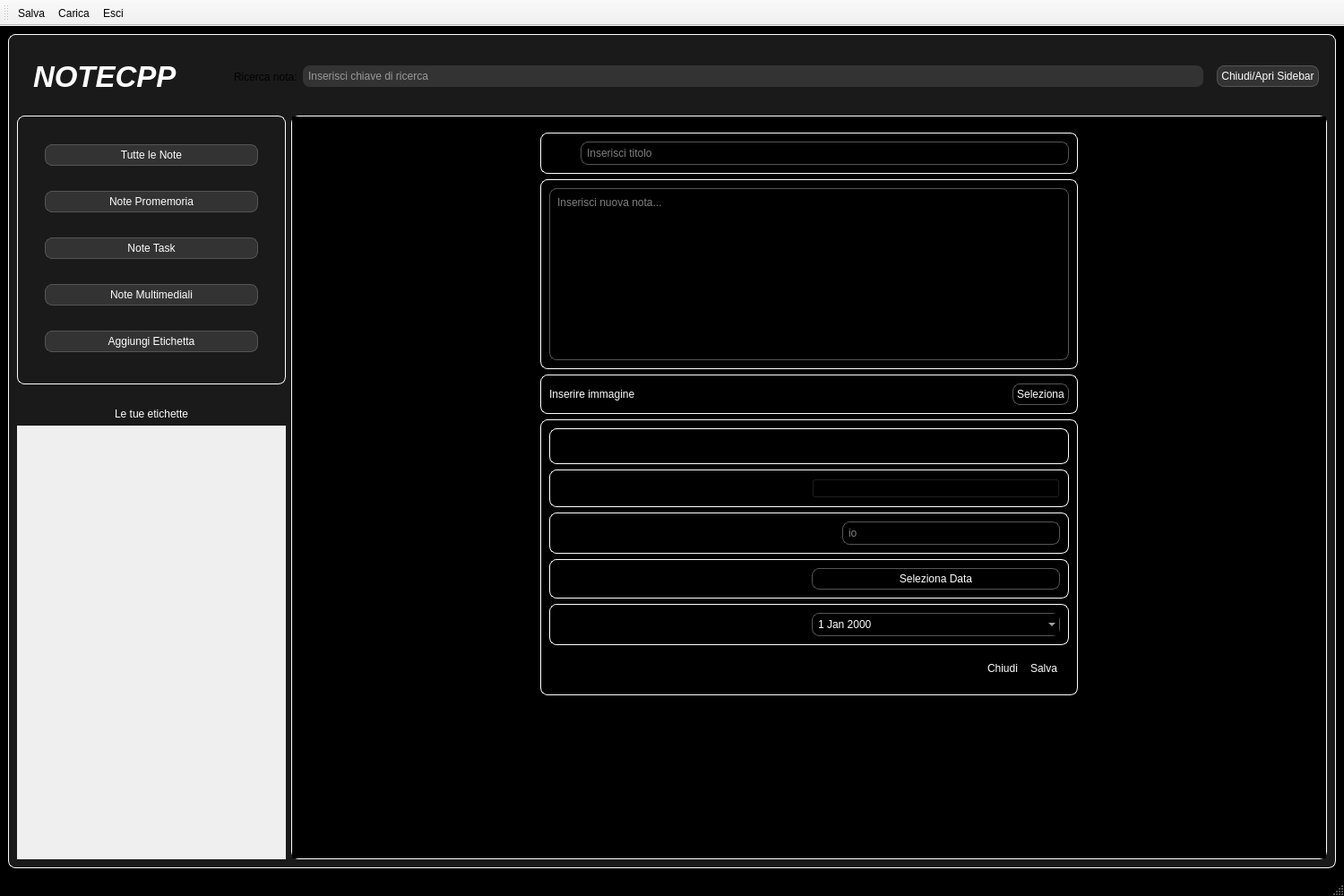
<?xml version="1.0" encoding="UTF-8"?>
<ui version="4.0">
 <class>MainWindow</class>
 <widget class="QMainWindow" name="MainWindow">
  <property name="geometry">
   <rect>
    <x>0</x>
    <y>0</y>
    <width>1500</width>
    <height>1000</height>
   </rect>
  </property>
  <property name="windowTitle">
   <string>MainWindow</string>
  </property>
  <property name="styleSheet">
   <string notr="true">/* Sfondo nero per tutta l'applicazione */
QMainWindow, QWidget#page_2 {
    background-color: #000000;
    color: #ffffff; /* Testo bianco di default */
}

/* Regola per i Frame con bordi bianchi arrotondati */
QFrame {
    border: 1px solid #ffffff;
    border-radius: 8px;
    background-color: #1a1a1a; /* Un grigio scurissimo per dare profondità */
    padding: 0px;
}

/* Eccezione: non vogliamo bordi bianchi attorno ai bottoni o agli input */
QPushButton, QLineEdit, QTextEdit, QDateTimeEdit {
    border: 1px solid #555555;
    border-radius: 8px;
    background-color: #333333;
    color: white;
    padding: 4px;
}

QLabel{
    border: 0px;
}

/* Effetto al passaggio del mouse sui bottoni */
QPushButton:hover {
    background-color: #444444;
    border: 1px solid #00aaff; /* Un tocco di azzurro al passaggio */
}</string>
  </property>
  <property name="toolButtonStyle">
   <enum>Qt::ToolButtonStyle::ToolButtonTextBesideIcon</enum>
  </property>
  <widget class="QWidget" name="centralwidget">
   <layout class="QVBoxLayout" name="verticalLayout">
    <item>
     <widget class="QStackedWidget" name="stackedWidget">
      <property name="styleSheet">
       <string notr="true"/>
      </property>
      <property name="currentIndex">
       <number>0</number>
      </property>
      <widget class="QWidget" name="page">
       <layout class="QVBoxLayout" name="verticalLayout_9">
        <item>
         <widget class="QFrame" name="frame_2">
          <property name="minimumSize">
           <size>
            <width>0</width>
            <height>75</height>
           </size>
          </property>
          <property name="maximumSize">
           <size>
            <width>16777215</width>
            <height>100</height>
           </size>
          </property>
          <property name="styleSheet">
           <string notr="true">#frame_2 {
border: none;
}</string>
          </property>
          <property name="frameShape">
           <enum>QFrame::Shape::StyledPanel</enum>
          </property>
          <property name="frameShadow">
           <enum>QFrame::Shadow::Raised</enum>
          </property>
          <layout class="QHBoxLayout" name="horizontalLayout_3">
           <item>
            <widget class="QFrame" name="frame_6">
             <property name="minimumSize">
              <size>
               <width>100</width>
               <height>0</height>
              </size>
             </property>
             <property name="styleSheet">
              <string notr="true">border: none;</string>
             </property>
             <property name="frameShape">
              <enum>QFrame::Shape::StyledPanel</enum>
             </property>
             <property name="frameShadow">
              <enum>QFrame::Shadow::Raised</enum>
             </property>
             <layout class="QHBoxLayout" name="horizontalLayout_11">
              <item>
               <widget class="QLabel" name="labelLogo">
                <property name="minimumSize">
                 <size>
                  <width>200</width>
                  <height>0</height>
                 </size>
                </property>
                <property name="font">
                 <font>
                  <family>Segoe UI</family>
                  <pointsize>25</pointsize>
                  <italic>true</italic>
                  <bold>true</bold>
                 </font>
                </property>
                <property name="styleSheet">
                 <string notr="true">#labelLogo {
    /* Colore del testo (puoi usare un gradiente o un colore solido) */
    color: #ffffff; 
    
    /* Font: usane uno bold e moderno */
    font-family: &quot;Segoe UI&quot;, &quot;Arial&quot;, sans-serif;
    font-weight: bold;
    font-style: italic;
    
    /* Allineamento */
    qproperty-alignment: 'AlignCenter';
    
    /* Sfondo (opzionale, se vuoi un tocco di colore dietro) */
    background-color: transparent;
    
    /* Rimuove eventuali bordi ereditati dal resto dell'app */
    border: none;
    padding: 0px;
}</string>
                </property>
                <property name="text">
                 <string>NOTECPP</string>
                </property>
               </widget>
              </item>
             </layout>
            </widget>
           </item>
           <item>
            <widget class="QFrame" name="frame_7">
             <property name="minimumSize">
              <size>
               <width>100</width>
               <height>0</height>
              </size>
             </property>
             <property name="styleSheet">
              <string notr="true">border: none;</string>
             </property>
             <property name="frameShape">
              <enum>QFrame::Shape::StyledPanel</enum>
             </property>
             <property name="frameShadow">
              <enum>QFrame::Shadow::Raised</enum>
             </property>
             <layout class="QHBoxLayout" name="horizontalLayout_12">
              <item>
               <widget class="QLabel" name="searchLabel">
                <property name="text">
                 <string>Ricerca nota:</string>
                </property>
               </widget>
              </item>
              <item>
               <widget class="QLineEdit" name="lineSearch">
                <property name="placeholderText">
                 <string>Inserisci chiave di ricerca</string>
                </property>
               </widget>
              </item>
             </layout>
            </widget>
           </item>
           <item>
            <widget class="QPushButton" name="pushButton_5">
             <property name="text">
              <string>Chiudi/Apri Sidebar</string>
             </property>
            </widget>
           </item>
          </layout>
         </widget>
        </item>
        <item>
         <widget class="QFrame" name="frame">
          <property name="styleSheet">
           <string notr="true">#frame {
border: none;
}</string>
          </property>
          <property name="frameShape">
           <enum>QFrame::Shape::StyledPanel</enum>
          </property>
          <property name="frameShadow">
           <enum>QFrame::Shadow::Raised</enum>
          </property>
          <layout class="QHBoxLayout" name="horizontalLayout_2">
           <property name="leftMargin">
            <number>0</number>
           </property>
           <property name="topMargin">
            <number>0</number>
           </property>
           <property name="rightMargin">
            <number>0</number>
           </property>
           <property name="bottomMargin">
            <number>0</number>
           </property>
           <item>
            <widget class="QFrame" name="frameSideBar">
             <property name="minimumSize">
              <size>
               <width>200</width>
               <height>0</height>
              </size>
             </property>
             <property name="maximumSize">
              <size>
               <width>300</width>
               <height>16777215</height>
              </size>
             </property>
             <property name="styleSheet">
              <string notr="true">#frameSideBar {
border: none;
}</string>
             </property>
             <property name="frameShape">
              <enum>QFrame::Shape::StyledPanel</enum>
             </property>
             <property name="frameShadow">
              <enum>QFrame::Shadow::Raised</enum>
             </property>
             <layout class="QVBoxLayout" name="verticalLayout_2">
              <property name="leftMargin">
               <number>0</number>
              </property>
              <property name="topMargin">
               <number>0</number>
              </property>
              <property name="rightMargin">
               <number>0</number>
              </property>
              <property name="bottomMargin">
               <number>0</number>
              </property>
              <item>
               <widget class="QFrame" name="frame_4">
                <property name="minimumSize">
                 <size>
                  <width>0</width>
                  <height>300</height>
                 </size>
                </property>
                <property name="frameShape">
                 <enum>QFrame::Shape::StyledPanel</enum>
                </property>
                <property name="frameShadow">
                 <enum>QFrame::Shadow::Raised</enum>
                </property>
                <layout class="QVBoxLayout" name="verticalLayout_3">
                 <property name="leftMargin">
                  <number>30</number>
                 </property>
                 <property name="rightMargin">
                  <number>30</number>
                 </property>
                 <item>
                  <widget class="QPushButton" name="buttonNote">
                   <property name="text">
                    <string>Tutte le Note</string>
                   </property>
                  </widget>
                 </item>
                 <item>
                  <widget class="QPushButton" name="buttonPromemoria">
                   <property name="text">
                    <string>Note Promemoria</string>
                   </property>
                  </widget>
                 </item>
                 <item>
                  <widget class="QPushButton" name="buttonTask">
                   <property name="text">
                    <string>Note Task</string>
                   </property>
                  </widget>
                 </item>
                 <item>
                  <widget class="QPushButton" name="buttonMultimediali">
                   <property name="text">
                    <string>Note Multimediali</string>
                   </property>
                  </widget>
                 </item>
                 <item>
                  <widget class="QPushButton" name="buttonEtichetteAdd">
                   <property name="text">
                    <string>Aggiungi Etichetta</string>
                   </property>
                  </widget>
                 </item>
                </layout>
               </widget>
              </item>
              <item>
               <widget class="QLabel" name="label_9">
                <property name="text">
                 <string/>
                </property>
               </widget>
              </item>
              <item>
               <widget class="QLabel" name="label_8">
                <property name="styleSheet">
                 <string notr="true">color: white;</string>
                </property>
                <property name="text">
                 <string>Le tue etichette</string>
                </property>
                <property name="alignment">
                 <set>Qt::AlignmentFlag::AlignCenter</set>
                </property>
               </widget>
              </item>
              <item>
               <widget class="QScrollArea" name="frameLabel">
                <property name="styleSheet">
                 <string notr="true">#frameLabel{
border: none;
}</string>
                </property>
                <property name="widgetResizable">
                 <bool>true</bool>
                </property>
                <widget class="QWidget" name="scrollAreaWidgetContents_2">
                 <property name="geometry">
                  <rect>
                   <x>0</x>
                   <y>0</y>
                   <width>300</width>
                   <height>441</height>
                  </rect>
                 </property>
                 <layout class="QVBoxLayout" name="verticalLayout_8">
                  <item>
                   <spacer name="verticalSpacer_2">
                    <property name="orientation">
                     <enum>Qt::Orientation::Vertical</enum>
                    </property>
                    <property name="sizeHint" stdset="0">
                     <size>
                      <width>20</width>
                      <height>404</height>
                     </size>
                    </property>
                   </spacer>
                  </item>
                 </layout>
                </widget>
               </widget>
              </item>
             </layout>
            </widget>
           </item>
           <item>
            <widget class="QFrame" name="frame_5">
             <property name="styleSheet">
              <string notr="true">#frame_5 {
border:none;
}</string>
             </property>
             <property name="frameShape">
              <enum>QFrame::Shape::StyledPanel</enum>
             </property>
             <property name="frameShadow">
              <enum>QFrame::Shadow::Raised</enum>
             </property>
             <layout class="QVBoxLayout" name="verticalLayout_4">
              <property name="leftMargin">
               <number>0</number>
              </property>
              <property name="topMargin">
               <number>0</number>
              </property>
              <property name="rightMargin">
               <number>0</number>
              </property>
              <property name="bottomMargin">
               <number>0</number>
              </property>
              <item>
               <widget class="QScrollArea" name="scrollArea">
                <property name="styleSheet">
                 <string notr="true">    background-color: #000000;
</string>
                </property>
                <property name="widgetResizable">
                 <bool>true</bool>
                </property>
                <widget class="QWidget" name="scrollAreaWidgetContents">
                 <property name="geometry">
                  <rect>
                   <x>0</x>
                   <y>0</y>
                   <width>1154</width>
                   <height>793</height>
                  </rect>
                 </property>
                 <layout class="QVBoxLayout" name="verticalLayout_5">
                  <item>
                   <widget class="QFrame" name="frameInputWrapper">
                    <property name="styleSheet">
                     <string notr="true">#frameInputWrapper {
border: null;
}</string>
                    </property>
                    <property name="frameShape">
                     <enum>QFrame::Shape::StyledPanel</enum>
                    </property>
                    <property name="frameShadow">
                     <enum>QFrame::Shadow::Raised</enum>
                    </property>
                    <layout class="QHBoxLayout" name="horizontalLayout">
                     <item>
                      <spacer name="horizontalSpacer">
                       <property name="orientation">
                        <enum>Qt::Orientation::Horizontal</enum>
                       </property>
                       <property name="sizeHint" stdset="0">
                        <size>
                         <width>189</width>
                         <height>20</height>
                        </size>
                       </property>
                      </spacer>
                     </item>
                     <item>
                      <widget class="QFrame" name="frameCardBox">
                       <property name="minimumSize">
                        <size>
                         <width>600</width>
                         <height>0</height>
                        </size>
                       </property>
                       <property name="styleSheet">
                        <string notr="true">#frameCardBox {
border: none;
}</string>
                       </property>
                       <property name="frameShape">
                        <enum>QFrame::Shape::StyledPanel</enum>
                       </property>
                       <property name="frameShadow">
                        <enum>QFrame::Shadow::Raised</enum>
                       </property>
                       <layout class="QVBoxLayout" name="verticalLayout_7">
                        <property name="leftMargin">
                         <number>0</number>
                        </property>
                        <property name="topMargin">
                         <number>0</number>
                        </property>
                        <property name="rightMargin">
                         <number>0</number>
                        </property>
                        <property name="bottomMargin">
                         <number>0</number>
                        </property>
                        <item>
                         <widget class="QFrame" name="frameTitolo">
                          <property name="maximumSize">
                           <size>
                            <width>16777215</width>
                            <height>50</height>
                           </size>
                          </property>
                          <property name="frameShape">
                           <enum>QFrame::Shape::StyledPanel</enum>
                          </property>
                          <property name="frameShadow">
                           <enum>QFrame::Shadow::Raised</enum>
                          </property>
                          <layout class="QHBoxLayout" name="horizontalLayout_8">
                           <item>
                            <widget class="QLabel" name="label_7">
                             <property name="text">
                              <string>Titolo</string>
                             </property>
                            </widget>
                           </item>
                           <item>
                            <widget class="QLineEdit" name="lineTitolo">
                             <property name="text">
                              <string/>
                             </property>
                             <property name="placeholderText">
                              <string>Inserisci titolo</string>
                             </property>
                            </widget>
                           </item>
                          </layout>
                         </widget>
                        </item>
                        <item>
                         <widget class="QFrame" name="frameInput1">
                          <property name="minimumSize">
                           <size>
                            <width>0</width>
                            <height>20</height>
                           </size>
                          </property>
                          <property name="maximumSize">
                           <size>
                            <width>16777215</width>
                            <height>16777215</height>
                           </size>
                          </property>
                          <property name="frameShape">
                           <enum>QFrame::Shape::StyledPanel</enum>
                          </property>
                          <property name="frameShadow">
                           <enum>QFrame::Shadow::Raised</enum>
                          </property>
                          <layout class="QHBoxLayout" name="horizontalLayout_4">
                           <property name="sizeConstraint">
                            <enum>QLayout::SizeConstraint::SetMinAndMaxSize</enum>
                           </property>
                           <item>
                            <widget class="QTextEdit" name="boxTesto">
                             <property name="sizePolicy">
                              <sizepolicy hsizetype="Expanding" vsizetype="Preferred">
                               <horstretch>0</horstretch>
                               <verstretch>0</verstretch>
                              </sizepolicy>
                             </property>
                             <property name="minimumSize">
                              <size>
                               <width>0</width>
                               <height>40</height>
                              </size>
                             </property>
                             <property name="placeholderText">
                              <string>Inserisci nuova nota...</string>
                             </property>
                            </widget>
                           </item>
                          </layout>
                         </widget>
                        </item>
                        <item>
                         <widget class="QFrame" name="frameImmagine">
                          <property name="frameShape">
                           <enum>QFrame::Shape::StyledPanel</enum>
                          </property>
                          <property name="frameShadow">
                           <enum>QFrame::Shadow::Raised</enum>
                          </property>
                          <layout class="QHBoxLayout" name="horizontalLayout_7">
                           <item>
                            <widget class="QLabel" name="labelImmagine">
                             <property name="styleSheet">
                              <string notr="true">color:white;
</string>
                             </property>
                             <property name="text">
                              <string>Inserire immagine</string>
                             </property>
                            </widget>
                           </item>
                           <item>
                            <spacer name="horizontalSpacer_4">
                             <property name="orientation">
                              <enum>Qt::Orientation::Horizontal</enum>
                             </property>
                             <property name="sizeHint" stdset="0">
                              <size>
                               <width>40</width>
                               <height>20</height>
                              </size>
                             </property>
                            </spacer>
                           </item>
                           <item>
                            <widget class="QPushButton" name="buttonImmagine">
                             <property name="text">
                              <string>Seleziona</string>
                             </property>
                            </widget>
                           </item>
                          </layout>
                         </widget>
                        </item>
                        <item>
                         <widget class="QFrame" name="frameInput2">
                          <property name="frameShape">
                           <enum>QFrame::Shape::StyledPanel</enum>
                          </property>
                          <property name="frameShadow">
                           <enum>QFrame::Shadow::Raised</enum>
                          </property>
                          <layout class="QVBoxLayout" name="verticalLayout_6">
                           <item>
                            <widget class="QFrame" name="frameTask">
                             <property name="frameShape">
                              <enum>QFrame::Shape::StyledPanel</enum>
                             </property>
                             <property name="frameShadow">
                              <enum>QFrame::Shadow::Raised</enum>
                             </property>
                             <layout class="QHBoxLayout" name="horizontalLayout_16">
                              <item>
                               <widget class="QLabel" name="label">
                                <property name="text">
                                 <string>Aggiungi nota come task</string>
                                </property>
                               </widget>
                              </item>
                              <item>
                               <spacer name="horizontalSpacer_6">
                                <property name="orientation">
                                 <enum>Qt::Orientation::Horizontal</enum>
                                </property>
                                <property name="sizeHint" stdset="0">
                                 <size>
                                  <width>40</width>
                                  <height>20</height>
                                 </size>
                                </property>
                               </spacer>
                              </item>
                              <item>
                               <widget class="QCheckBox" name="checkTask">
                                <property name="text">
                                 <string>Seleziona</string>
                                </property>
                               </widget>
                              </item>
                             </layout>
                            </widget>
                           </item>
                           <item>
                            <widget class="QFrame" name="frameEtichetta">
                             <property name="frameShape">
                              <enum>QFrame::Shape::StyledPanel</enum>
                             </property>
                             <property name="frameShadow">
                              <enum>QFrame::Shadow::Raised</enum>
                             </property>
                             <layout class="QHBoxLayout" name="horizontalLayout_9">
                              <item>
                               <widget class="QLabel" name="label_6">
                                <property name="text">
                                 <string>etichetta</string>
                                </property>
                               </widget>
                              </item>
                              <item>
                               <widget class="QComboBox" name="comboBox"/>
                              </item>
                             </layout>
                            </widget>
                           </item>
                           <item>
                            <widget class="QFrame" name="frameAsegnatore">
                             <property name="frameShape">
                              <enum>QFrame::Shape::StyledPanel</enum>
                             </property>
                             <property name="frameShadow">
                              <enum>QFrame::Shadow::Raised</enum>
                             </property>
                             <layout class="QHBoxLayout" name="horizontalLayout_5">
                              <item>
                               <widget class="QLabel" name="label_3">
                                <property name="text">
                                 <string>assegnatore</string>
                                </property>
                               </widget>
                              </item>
                              <item>
                               <spacer name="horizontalSpacer_3">
                                <property name="orientation">
                                 <enum>Qt::Orientation::Horizontal</enum>
                                </property>
                                <property name="sizeHint" stdset="0">
                                 <size>
                                  <width>40</width>
                                  <height>20</height>
                                 </size>
                                </property>
                               </spacer>
                              </item>
                              <item>
                               <widget class="QLineEdit" name="lineAssegnatore">
                                <property name="text">
                                 <string/>
                                </property>
                                <property name="placeholderText">
                                 <string>io</string>
                                </property>
                               </widget>
                              </item>
                             </layout>
                            </widget>
                           </item>
                           <item>
                            <widget class="QFrame" name="frameButtonScandenza">
                             <property name="styleSheet">
                              <string notr="true">#frameButtonScandenza {
border: none;
}</string>
                             </property>
                             <property name="frameShape">
                              <enum>QFrame::Shape::StyledPanel</enum>
                             </property>
                             <property name="frameShadow">
                              <enum>QFrame::Shadow::Raised</enum>
                             </property>
                             <layout class="QHBoxLayout" name="horizontalLayout_15">
                              <property name="spacing">
                               <number>0</number>
                              </property>
                              <property name="leftMargin">
                               <number>0</number>
                              </property>
                              <property name="topMargin">
                               <number>0</number>
                              </property>
                              <property name="rightMargin">
                               <number>0</number>
                              </property>
                              <property name="bottomMargin">
                               <number>0</number>
                              </property>
                              <item>
                               <widget class="QFrame" name="frameScadenza_2">
                                <property name="frameShape">
                                 <enum>QFrame::Shape::StyledPanel</enum>
                                </property>
                                <property name="frameShadow">
                                 <enum>QFrame::Shadow::Raised</enum>
                                </property>
                                <layout class="QHBoxLayout" name="horizontalLayout_14">
                                 <item>
                                  <widget class="QLabel" name="label_5">
                                   <property name="text">
                                    <string>Scadenza</string>
                                   </property>
                                  </widget>
                                 </item>
                                 <item>
                                  <widget class="QPushButton" name="buttonSetScadenza">
                                   <property name="text">
                                    <string>Seleziona Data</string>
                                   </property>
                                  </widget>
                                 </item>
                                </layout>
                               </widget>
                              </item>
                             </layout>
                            </widget>
                           </item>
                           <item>
                            <widget class="QFrame" name="frameScadenza">
                             <property name="frameShape">
                              <enum>QFrame::Shape::StyledPanel</enum>
                             </property>
                             <property name="frameShadow">
                              <enum>QFrame::Shadow::Raised</enum>
                             </property>
                             <layout class="QHBoxLayout" name="horizontalLayout_6">
                              <item>
                               <widget class="QLabel" name="label_4">
                                <property name="text">
                                 <string>Scadenza</string>
                                </property>
                               </widget>
                              </item>
                              <item>
                               <widget class="QDateEdit" name="dateEdit">
                                <property name="currentSection">
                                 <enum>QDateTimeEdit::Section::YearSection</enum>
                                </property>
                                <property name="calendarPopup">
                                 <bool>true</bool>
                                </property>
                                <property name="currentSectionIndex">
                                 <number>2</number>
                                </property>
                               </widget>
                              </item>
                             </layout>
                            </widget>
                           </item>
                           <item>
                            <widget class="QFrame" name="frameSetting">
                             <property name="styleSheet">
                              <string notr="true">border: null;</string>
                             </property>
                             <property name="frameShape">
                              <enum>QFrame::Shape::StyledPanel</enum>
                             </property>
                             <property name="frameShadow">
                              <enum>QFrame::Shadow::Raised</enum>
                             </property>
                             <layout class="QHBoxLayout" name="horizontalLayout_10">
                              <item>
                               <spacer name="horizontalSpacer_5">
                                <property name="orientation">
                                 <enum>Qt::Orientation::Horizontal</enum>
                                </property>
                                <property name="sizeHint" stdset="0">
                                 <size>
                                  <width>40</width>
                                  <height>20</height>
                                 </size>
                                </property>
                               </spacer>
                              </item>
                              <item>
                               <widget class="QPushButton" name="buttonClose">
                                <property name="text">
                                 <string>Chiudi</string>
                                </property>
                               </widget>
                              </item>
                              <item>
                               <widget class="QPushButton" name="buttonSalva">
                                <property name="text">
                                 <string>Salva</string>
                                </property>
                               </widget>
                              </item>
                             </layout>
                            </widget>
                           </item>
                          </layout>
                         </widget>
                        </item>
                       </layout>
                      </widget>
                     </item>
                     <item>
                      <spacer name="horizontalSpacer_2">
                       <property name="orientation">
                        <enum>Qt::Orientation::Horizontal</enum>
                       </property>
                       <property name="sizeHint" stdset="0">
                        <size>
                         <width>189</width>
                         <height>20</height>
                        </size>
                       </property>
                      </spacer>
                     </item>
                    </layout>
                   </widget>
                  </item>
                  <item>
                   <widget class="QFrame" name="frame_8">
                    <property name="styleSheet">
                     <string notr="true">#frame_8 {
border: none;
}</string>
                    </property>
                    <property name="frameShape">
                     <enum>QFrame::Shape::StyledPanel</enum>
                    </property>
                    <property name="frameShadow">
                     <enum>QFrame::Shadow::Raised</enum>
                    </property>
                    <layout class="QHBoxLayout" name="horizontalLayout_13">
                     <item>
                      <spacer name="horizontalSpacer_7">
                       <property name="orientation">
                        <enum>Qt::Orientation::Horizontal</enum>
                       </property>
                       <property name="sizeHint" stdset="0">
                        <size>
                         <width>40</width>
                         <height>20</height>
                        </size>
                       </property>
                      </spacer>
                     </item>
                     <item>
                      <layout class="QGridLayout" name="gridLayout">
                       <property name="spacing">
                        <number>10</number>
                       </property>
                      </layout>
                     </item>
                     <item>
                      <spacer name="horizontalSpacer_8">
                       <property name="orientation">
                        <enum>Qt::Orientation::Horizontal</enum>
                       </property>
                       <property name="sizeHint" stdset="0">
                        <size>
                         <width>40</width>
                         <height>20</height>
                        </size>
                       </property>
                      </spacer>
                     </item>
                    </layout>
                   </widget>
                  </item>
                  <item>
                   <spacer name="verticalSpacer">
                    <property name="orientation">
                     <enum>Qt::Orientation::Vertical</enum>
                    </property>
                    <property name="sizeHint" stdset="0">
                     <size>
                      <width>20</width>
                      <height>40</height>
                     </size>
                    </property>
                   </spacer>
                  </item>
                 </layout>
                </widget>
               </widget>
              </item>
             </layout>
            </widget>
           </item>
          </layout>
         </widget>
        </item>
       </layout>
      </widget>
      <widget class="QWidget" name="page_2">
       <layout class="QVBoxLayout" name="verticalLayout_12">
        <item>
         <widget class="QFrame" name="frame_9">
          <property name="styleSheet">
           <string notr="true">#frame_9{
border: none;
}</string>
          </property>
          <property name="frameShape">
           <enum>QFrame::Shape::StyledPanel</enum>
          </property>
          <property name="frameShadow">
           <enum>QFrame::Shadow::Raised</enum>
          </property>
          <layout class="QHBoxLayout" name="horizontalLayout_17">
           <item>
            <widget class="QFrame" name="frame_3">
             <property name="styleSheet">
              <string notr="true">#frame_3 {
background-image: url(&quot;:/res/logo.png&quot;);
    background-repeat: no-repeat;
    background-position: center;
    border: none;
    background-color: transparent;
}</string>
             </property>
             <property name="frameShape">
              <enum>QFrame::Shape::StyledPanel</enum>
             </property>
             <property name="frameShadow">
              <enum>QFrame::Shadow::Raised</enum>
             </property>
            </widget>
           </item>
           <item>
            <widget class="QFrame" name="frame_10">
             <property name="styleSheet">
              <string notr="true">#frame_10 {
border: none;
}</string>
             </property>
             <property name="frameShape">
              <enum>QFrame::Shape::StyledPanel</enum>
             </property>
             <property name="frameShadow">
              <enum>QFrame::Shadow::Raised</enum>
             </property>
             <layout class="QVBoxLayout" name="verticalLayout_10">
              <item>
               <spacer name="verticalSpacer_3">
                <property name="orientation">
                 <enum>Qt::Orientation::Vertical</enum>
                </property>
                <property name="sizeHint" stdset="0">
                 <size>
                  <width>20</width>
                  <height>179</height>
                 </size>
                </property>
               </spacer>
              </item>
              <item>
               <widget class="QFrame" name="frame_11">
                <property name="frameShape">
                 <enum>QFrame::Shape::StyledPanel</enum>
                </property>
                <property name="frameShadow">
                 <enum>QFrame::Shadow::Raised</enum>
                </property>
                <layout class="QVBoxLayout" name="verticalLayout_13">
                 <item>
                  <widget class="QFrame" name="frame_12">
                   <property name="styleSheet">
                    <string notr="true">border:none;</string>
                   </property>
                   <property name="frameShape">
                    <enum>QFrame::Shape::StyledPanel</enum>
                   </property>
                   <property name="frameShadow">
                    <enum>QFrame::Shadow::Raised</enum>
                   </property>
                   <layout class="QVBoxLayout" name="verticalLayout_11">
                    <item>
                     <widget class="QFrame" name="frame_13">
                      <property name="styleSheet">
                       <string notr="true">border: none;</string>
                      </property>
                      <property name="frameShape">
                       <enum>QFrame::Shape::StyledPanel</enum>
                      </property>
                      <property name="frameShadow">
                       <enum>QFrame::Shadow::Raised</enum>
                      </property>
                      <layout class="QHBoxLayout" name="horizontalLayout_18">
                       <item>
                        <widget class="QLabel" name="label_2">
                         <property name="font">
                          <font>
                           <pointsize>45</pointsize>
                          </font>
                         </property>
                         <property name="text">
                          <string>Benvenuto!</string>
                         </property>
                        </widget>
                       </item>
                      </layout>
                     </widget>
                    </item>
                    <item>
                     <widget class="QPushButton" name="buttonInizia">
                      <property name="text">
                       <string>Inizia</string>
                      </property>
                     </widget>
                    </item>
                    <item>
                     <widget class="QPushButton" name="buttonImporta">
                      <property name="text">
                       <string>Importa</string>
                      </property>
                     </widget>
                    </item>
                   </layout>
                  </widget>
                 </item>
                </layout>
               </widget>
              </item>
              <item>
               <spacer name="verticalSpacer_4">
                <property name="orientation">
                 <enum>Qt::Orientation::Vertical</enum>
                </property>
                <property name="sizeHint" stdset="0">
                 <size>
                  <width>20</width>
                  <height>179</height>
                 </size>
                </property>
               </spacer>
              </item>
             </layout>
            </widget>
           </item>
          </layout>
         </widget>
        </item>
       </layout>
      </widget>
     </widget>
    </item>
   </layout>
  </widget>
  <widget class="QMenuBar" name="menubar">
   <property name="geometry">
    <rect>
     <x>0</x>
     <y>0</y>
     <width>1500</width>
     <height>23</height>
    </rect>
   </property>
  </widget>
  <widget class="QStatusBar" name="statusbar"/>
  <widget class="QToolBar" name="toolBar">
   <property name="windowTitle">
    <string>toolBar</string>
   </property>
   <attribute name="toolBarArea">
    <enum>TopToolBarArea</enum>
   </attribute>
   <attribute name="toolBarBreak">
    <bool>false</bool>
   </attribute>
   <addaction name="actionSalva"/>
   <addaction name="actionCarica"/>
   <addaction name="actionEsci"/>
  </widget>
  <action name="actionSalva">
   <property name="checkable">
    <bool>true</bool>
   </property>
   <property name="icon">
    <iconset theme="QIcon::ThemeIcon::DocumentSave"/>
   </property>
   <property name="text">
    <string>Salva</string>
   </property>
   <property name="menuRole">
    <enum>QAction::MenuRole::NoRole</enum>
   </property>
  </action>
  <action name="actionCarica">
   <property name="icon">
    <iconset theme="QIcon::ThemeIcon::FolderOpen"/>
   </property>
   <property name="text">
    <string>Carica</string>
   </property>
   <property name="menuRole">
    <enum>QAction::MenuRole::NoRole</enum>
   </property>
  </action>
  <action name="actionEsci">
   <property name="icon">
    <iconset theme="QIcon::ThemeIcon::EditClear"/>
   </property>
   <property name="text">
    <string>Esci</string>
   </property>
   <property name="menuRole">
    <enum>QAction::MenuRole::NoRole</enum>
   </property>
  </action>
 </widget>
 <resources/>
 <connections/>
</ui>
